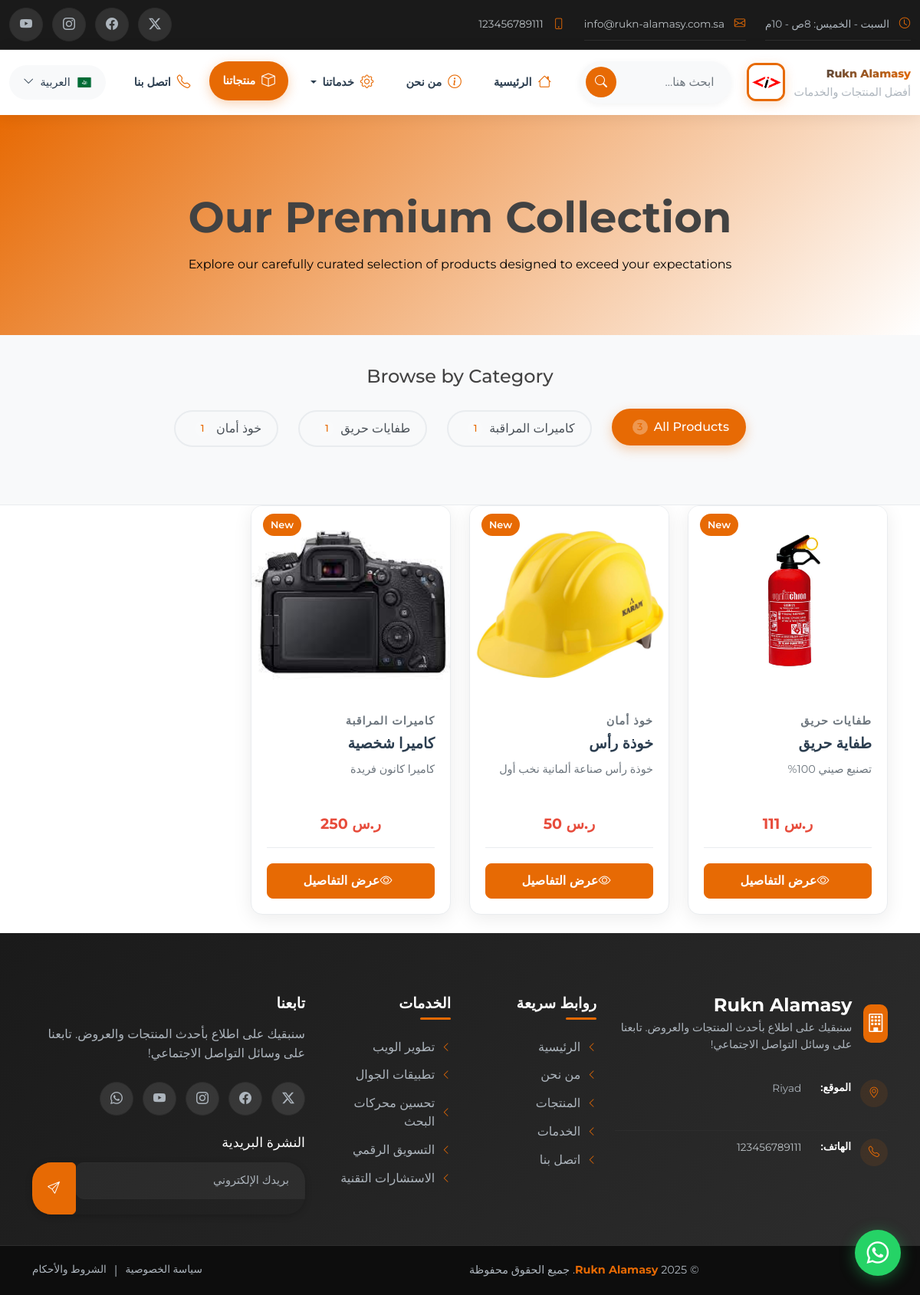
/products.php, run on the app's committed database.
### tables this page shows
CREATE TABLE `contact_box` (
  `id` int(11) NOT NULL,
  `title` varchar(255) DEFAULT NULL,
  `value` varchar(255) DEFAULT NULL,
  `icon` varchar(255) DEFAULT NULL
);

CREATE TABLE `category` (
  `id` int(11) NOT NULL,
  `category_name` varchar(255) NOT NULL
);

CREATE TABLE `products` (
  `id` int(11) NOT NULL,
  `category_id` int(11) DEFAULT NULL,
  `product_name` varchar(255) NOT NULL,
  `description` text DEFAULT NULL,
  `price` varchar(255) NOT NULL
);

CREATE TABLE `product_images` (
  `id` int(11) NOT NULL,
  `product_id` int(11) DEFAULT NULL,
  `image_url` varchar(255) NOT NULL
);

### products.php (the view, shortened to what the rows shown need)
<?php
include 'config.php';
$query = new Database();
$categories = $query->select('category');
$products = $query->select('products');
$product_images = $query->select('product_images');
$category_names = [];
foreach ($categories as $category) {
  $category_names[$category['id']] = $category['category_name'];
}
?>
<!DOCTYPE html>
<html lang="en">
<head>
  <link href="assets/vendor/bootstrap/css/bootstrap.min.css" rel="stylesheet">
  <link href="assets/vendor/bootstrap-icons/bootstrap-icons.css" rel="stylesheet">
  <link href="assets/vendor/aos/aos.css" rel="stylesheet">
  <link href="assets/vendor/swiper/swiper-bundle.min.css" rel="stylesheet">
  <link href="assets/vendor/glightbox/css/glightbox.min.css" rel="stylesheet">
  <link href="assets/css/main.css" rel="stylesheet">
</head>
<body class="products-page">
  <?php include 'includes/header.php'; ?>
  <main class="main">
    <section class="products-hero" data-aos="fade-down">
      <div class="container">
        <h1 class="display-4 fw-bold mb-3">Our Premium Collection</h1>
      </div>
    </section>
    <section class="category-filters">
      <div class="container">
        <div class="text-center">
          <div class="filter-buttons" data-aos="fade-up" data-aos-delay="100">
            <button class="filter-btn active" data-filter="all">
              All Products
              <span class="products-count"><?= count($products) ?></span>
            </button>
            <?php foreach ($categories as $category):
              $category_count = 0;
              foreach ($products as $product) {
                if ($product['category_id'] == $category['id']) {
                  $category_count++;
                }
              }
            ?>
              <button class="filter-btn" data-filter="category-<?= $category['id'] ?>">
                <?= htmlspecialchars($category['category_name']) ?>
                <?php if ($category_count > 0): ?>
                  <span class="products-count"><?= $category_count ?></span>
                <?php endif; ?>
              </button>
            <?php endforeach; ?>
          </div>
        </div>
      </div>
    </section>
<section class="section products-grid">
  <div class="container">
    <div class="row" id="products-container">
      <?php if (!empty($products)): ?>
        <?php foreach ($products as $index => $product): ?>
          <?php
          $image_url = 'default-product.jpg';
          foreach ($product_images as $image) {
            if ($image['product_id'] == $product['id']) {
              $image_url = $image['image_url'];
              break;
            }
          }
          $category_name = isset($category_names[$product['category_id']]) ?
            $category_names[$product['category_id']] : 'Uncategorized';
          ?>
          <div class="col-xl-3 col-lg-4 col-md-6 mb-4 product-item all category-<?= $product['category_id'] ?>"
               data-aos="fade-up" data-aos-delay="<?= ($index % 4) * 100 ?>">
            <div class="product-card-pro">
              <div class="product-image">
                <img src="assets/img/product/<?= htmlspecialchars($image_url) ?>"
                     alt="<?= htmlspecialchars($product['product_name']) ?>"
                     onerror="this.src='assets/img/default-product.jpg'">
                <div class="product-badge">New</div>
              </div>
              <div class="product-content-pro">
                <div class="product-category"><?= htmlspecialchars($category_name) ?></div>
                <h3 class="product-title"><?= htmlspecialchars($product['product_name']) ?></h3>
                <p class="product-description">
                  <?= htmlspecialchars(mb_substr($product['description'], 0, 80)) . (strlen($product['description']) > 80 ? '...' : '') ?>
                </p>
                <p class="text-center mb-3">
                  <strong style="color: #e74c3c; font-size: 1.2rem;">
                    ر.س <?= number_format($product['price'], 0, '', ' ') ?>
                  </strong>
                </p>
                <div class="product-actions">
                  <a href="product-details.php?id=<?= $product['id'] ?>" class="btn-view">
                    <i class="bi bi-eye me-2"></i> عرض التفاصيل
                  </a>
                </div>
              </div>
            </div>
          </div>
        <?php endforeach; ?>
      <?php endif; ?>
    </div>
  </div>
</section>
  </main>
  <?php include 'includes/footer.php'; ?>
</body>
</html>

### includes/header.php (shortened to what the rows shown need)
<?php
require_once 'config.php';
$query = new Database();
$contact_boxData = $query->select('contact_box');
$contact_boxData = $query->select('contact_box');
$lang = $_SESSION['lang'];
?>
<!DOCTYPE html>
<html lang="<?= $lang ?>" dir="<?= ($lang == 'ar') ? 'rtl' : 'ltr' ?>">
<header id="header" class="header">
    <div class="top-bar">
        <div class="container-fluid">
            <div class="top-bar-content">
                <div class="contact-info">
                    <div class="contact-item">
                        <i class="bi bi-envelope"></i>
                        <a href="mailto:<?= isset($contact_boxData[2]['value']) ? $contact_boxData[2]['value'] : 'info@ruknalamasy.com' ?>">
                            <?= isset($contact_boxData[2]['value']) ? $contact_boxData[2]['value'] : 'info@ruknalamasy.com' ?>
                        </a>
                    </div>
                    <div class="contact-item">
                        <i class="bi bi-phone"></i>
                        <a href="tel:<?= isset($contact_boxData[1]['value']) ? trim($contact_boxData[1]['value']) : '+966500000000' ?>">
                            <?= isset($contact_boxData[1]['value']) ? $contact_boxData[1]['value'] : '+966 50 000 0000' ?>
                        </a>
                    </div>
                </div>
            </div>
        </div>
    </div>
</header>

### includes/footer.php (shortened to what the rows shown need)
<?php
$translations = [
    'ar' => [
        'location' => 'الموقع',
        'phone' => 'الهاتف',
        'email' => 'البريد الإلكتروني',
        'useful_links' => 'روابط سريعة',
        'home' => 'الرئيسية',
        'about' => 'من نحن',
        'products' => 'المنتجات',
        'services' => 'الخدمات',
        'contact' => 'اتصل بنا',
        'follow_us' => 'تابعنا',
        'follow_desc' => 'سنبقيك على اطلاع بأحدث المنتجات والعروض. تابعنا على وسائل التواصل الاجتماعي!',
        'copyright' => 'حقوق النشر',
        'all_rights_reserved' => 'جميع الحقوق محفوظة',
        'not_specified' => 'غير محدد'
    ],
    'en' => [
        'location' => 'Location',
        'phone' => 'Phone',
        'email' => 'Email',
        'useful_links' => 'Useful Links',
        'home' => 'Home',
        'about' => 'About Us',
        'products' => 'Products',
        'services' => 'Services',
        'contact' => 'Contact',
        'follow_us' => 'Follow Us',
        'follow_desc' => 'We will keep you updated with the latest products and offers. Follow us on social media!',
        'copyright' => 'Copyright',
        'all_rights_reserved' => 'All Rights Reserved',
        'not_specified' => 'Not specified'
    ]
];
$t = $translations[$lang];
?>
<footer id="footer" class="footer position-relative">
    <div class="footer-main">
        <div class="container">
            <div class="row gy-5">
                <div class="col-lg-4 col-md-6" data-aos="fade-up">
                    <div class="footer-company">
                        <div class="footer-contact mt-4">
                            <?php
                    $location = '';
                    $phone = '';
                    foreach ($contact_boxData as $item) {
                        if (isset($item['title']) && isset($item['value'])) {
                            $title = strtolower($item['title']);
                            if (strpos($title, 'location') !== false || strpos($title, 'address') !== false) {
                                $location = $item['value'];
                            } elseif (strpos($title, 'phone') !== false || strpos($title, 'tel') !== false) {
                                $phone = $item['value'];
                            } elseif (strpos($title, 'email') !== false || strpos($title, 'mail') !== false) {
                                $email = $item['value'];
                            }
                        }
                    }
                    ?>
                            <div class="contact-item">
                                <div class="contact-info">
                                    <strong><?= $t['location'] ?>:</strong>
                                    <span><?= !empty($location) ? htmlspecialchars($location) : $t['not_specified'] ?></span>
                                </div>
                            </div>
                            <div class="contact-item">
                                <div class="contact-info">
                                    <strong><?= $t['phone'] ?>:</strong>
                                    <a href="tel:<?= !empty($phone) ? trim($phone) : '' ?>" class="contact-link">
                                        <?= !empty($phone) ? htmlspecialchars($phone) : $t['not_specified'] ?>
                                    </a>
                                </div>
                            </div>
                        </div>
                    </div>
                </div>
            </div>
        </div>
    </div>
</footer>

### data on the page
contact_box: value "info@rukn-alamasy.com.sa"
contact_box: value "123456789111"
category: category_name "كاميرات المراقبة", category_count "1"
category: category_name "طفايات حريق", category_count "1"
category: category_name "خوذ أمان", category_count "1"
products: product_images.image_url (picture), category "طفايات حريق", product_name "طفاية حريق", description "تصنيع صيني 100%", price "111"
products: product_images.image_url (picture), category "خوذ أمان", product_name "خوذة رأس", description "خوذة رأس صناعة ألمانية نخب أول", price "50"
products: product_images.image_url (picture), category "كاميرات المراقبة", product_name "كاميرا شخصية", description "كاميرا كانون فريدة", price "250"
contact_box: value "Riyad"

### other printed values
$t['description'] "أفضل المنتجات والخدمات"
$t['home'] "الرئيسية"
$t['about'] "من نحن"
$t['services'] "خدماتنا"
$t['products'] "منتجاتنا"
$t['contact'] "اتصل بنا"
$t['arabic'] "العربية"
count($products) "3"
$t['follow_desc'] "سنبقيك على اطلاع بأحدث المنتجات والعروض. تابعنا على وسائل التواصل الاجتماعي!"
$t['location'] "الموقع"
$t['phone'] "الهاتف"
$t['useful_links'] "روابط سريعة"
$t['products'] "المنتجات"
$t['services'] "الخدمات"
$t['follow_us'] "تابعنا"
